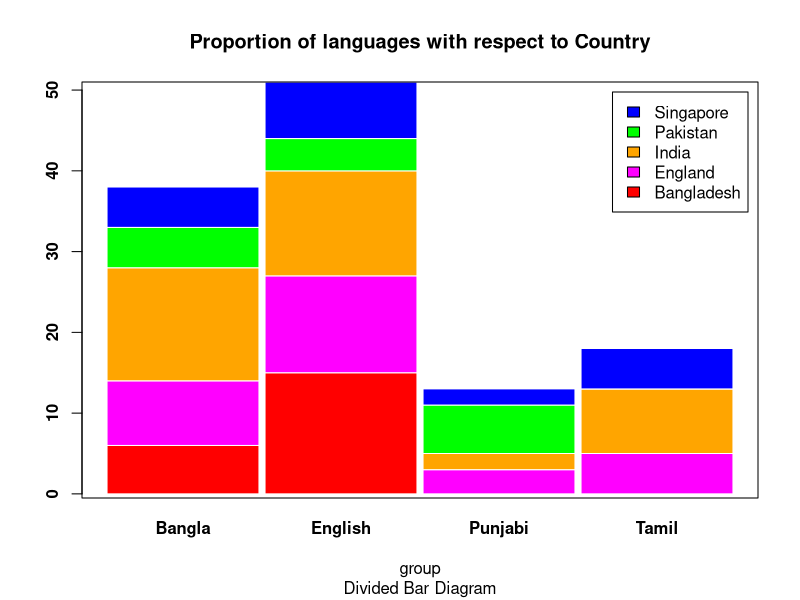

Write the R code that produced this figure. (Note: this script raises an error after producing the figure.)
df = read.csv("Data2.csv",header=FALSE)
help("read.csv")
df

df1 = df[c("V2","V3")]
counts = table(df1)
counts

newmat = matrix(counts)
newmat
no_languages = length(colnames(counts))
no_countries = length(rownames(counts))

data=matrix(newmat, nrow=no_countries, ncol = no_languages, byrow = FALSE)
data
data = t(data)
colnames(data) = rownames(counts)
data
rownames(data) = colnames(counts)
data

# colnames(data)=c("Region")
# rownames(data)=c("A","B","C","D","E")
data
barplot(data,col=c('red','magenta','orange','green','blue'),
        border="white",space=0.04,font.axis=2,xlab="group",
        legend.text=rownames(data))
title(main='Proportion of languages with respect to Country',sub='Divided Bar Diagram')
box()

new_data = c()
sums = c()
for (i in colnames(data))
{
  new_data = c(new_data, cumsum(data[,i]))
  sums = c(sums, sum(data[,i]))
  #print(sum(data[,i]))
}

newData = matrix(new_data, nrow = no_languages, ncol=no_countries,byrow=FALSE)
new_data
data[,"Bangla"]
data
newData
colnames(newData) = colnames(data)
rownames(newData) = rownames(data)
newData
#sums

help(range)
sum[2]
sums[2]

j=1
sums[j]

newData1 = matrix(0,nrow=rownames(newData),ncol=colnames(newData))
for (i in 1:length(rownames))
{
  for (j in 1:length(colnames))
  {
    #print(newData[i,j])
    print(j)
    newData[i,j] = newData[i,j]/sums[j]
    #k=k+1;
  }
}

newData
newData[0,1]
